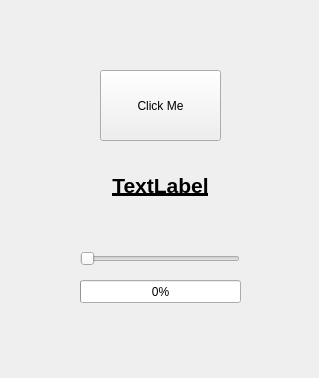
<?xml version="1.0" encoding="UTF-8"?>
<ui version="4.0">
 <class>Widget</class>
 <widget class="QWidget" name="Widget">
  <property name="geometry">
   <rect>
    <x>0</x>
    <y>0</y>
    <width>319</width>
    <height>378</height>
   </rect>
  </property>
  <property name="windowTitle">
   <string>Widget</string>
  </property>
  <widget class="QPushButton" name="pushButton">
   <property name="geometry">
    <rect>
     <x>100</x>
     <y>70</y>
     <width>121</width>
     <height>71</height>
    </rect>
   </property>
   <property name="text">
    <string>Click Me</string>
   </property>
  </widget>
  <widget class="QLabel" name="label">
   <property name="geometry">
    <rect>
     <x>60</x>
     <y>150</y>
     <width>201</width>
     <height>71</height>
    </rect>
   </property>
   <property name="font">
    <font>
     <pointsize>16</pointsize>
     <weight>75</weight>
     <italic>false</italic>
     <bold>true</bold>
     <underline>true</underline>
    </font>
   </property>
   <property name="text">
    <string>TextLabel</string>
   </property>
   <property name="alignment">
    <set>Qt::AlignCenter</set>
   </property>
  </widget>
  <widget class="QSlider" name="horizontalSlider">
   <property name="geometry">
    <rect>
     <x>80</x>
     <y>250</y>
     <width>160</width>
     <height>18</height>
    </rect>
   </property>
   <property name="minimum">
    <number>1</number>
   </property>
   <property name="maximum">
    <number>100</number>
   </property>
   <property name="orientation">
    <enum>Qt::Horizontal</enum>
   </property>
  </widget>
  <widget class="QProgressBar" name="progressBar">
   <property name="geometry">
    <rect>
     <x>80</x>
     <y>280</y>
     <width>161</width>
     <height>23</height>
    </rect>
   </property>
   <property name="minimum">
    <number>1</number>
   </property>
   <property name="value">
    <number>1</number>
   </property>
  </widget>
 </widget>
 <resources/>
 <connections/>
</ui>
